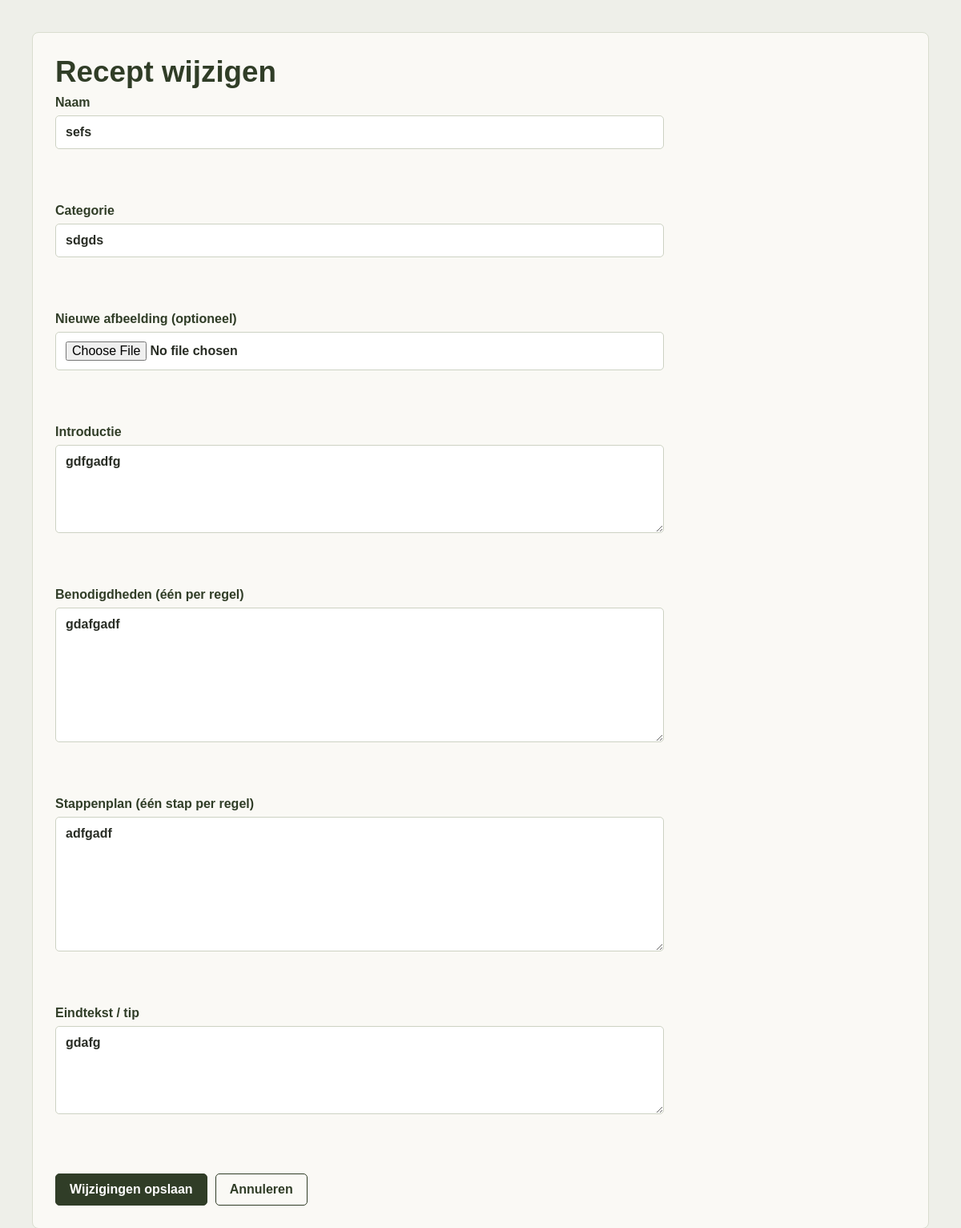
The app's page /dashboard/Update/index.php?id=3, older data.
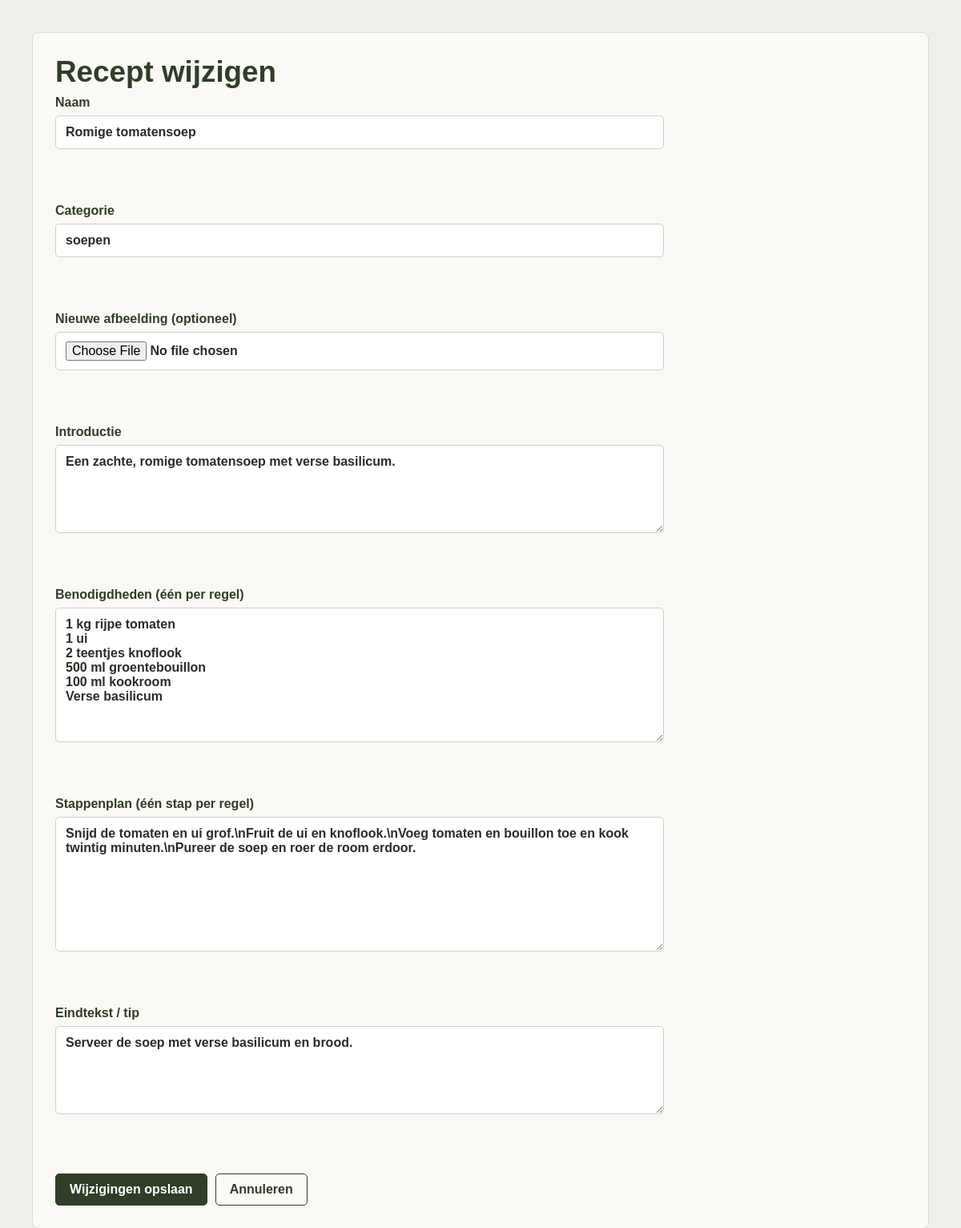
The same page, newer data.
### tables this page shows
CREATE TABLE "CRUD"
(
    ID           integer not null
        constraint Primary_Key
            primary key autoincrement,
    Name         TEXT    not null,
    Categorie    TEXT    not null,
    Benodigheden TEXT    not null,
    Voorstuk     TEXT    not null,
    StappenPlan  TEXT    not null,
    EindTekst    TEXT    not null
, Image TEXT NOT NULL DEFAULT '');

### dashboard/Update/index.php (the view, shortened to what this page needs)
<?php
require_once __DIR__ . '/../../database.php';
$id = filter_input(INPUT_GET, 'id', FILTER_VALIDATE_INT);
$query = $db->prepare('SELECT * FROM CRUD WHERE ID = :id');
$query->execute(['id' => $id]);
$recipe = $query->fetch();
?>
<!doctype html>
<html lang="nl">
<head><meta charset="UTF-8"><meta name="viewport" content="width=device-width, initial-scale=1.0"><title>Recept wijzigen</title><link rel="stylesheet" href="../dashboard.css"></head>
<body>
<main class="dashboard-shell"><div class="panel">
    <h1>Recept wijzigen</h1>
    <form class="recipe-form" method="post" action="Update.php" enctype="multipart/form-data">
        <label>Naam<br><input name="name" required value="<?= htmlspecialchars($recipe['Name']) ?>"></label><br><br>
        <label>Categorie<br><input name="category" required value="<?= htmlspecialchars($recipe['Categorie']) ?>"></label><br><br>
        <label>Nieuwe afbeelding (optioneel)<br><input name="image" type="file" accept="image/jpeg,image/png,image/gif,image/webp"></label><br><br>
        <label>Introductie<br><textarea name="intro" required rows="4" cols="60"><?= htmlspecialchars($recipe['Voorstuk']) ?></textarea></label><br><br>
        <label>Benodigdheden (één per regel)<br><textarea name="ingredients" required rows="8" cols="60"><?= htmlspecialchars($recipe['Benodigheden']) ?></textarea></label><br><br>
        <label>Stappenplan (één stap per regel)<br><textarea name="steps" required rows="8" cols="60"><?= htmlspecialchars($recipe['StappenPlan']) ?></textarea></label><br><br>
        <label>Eindtekst / tip<br><textarea name="ending" required rows="4" cols="60"><?= htmlspecialchars($recipe['EindTekst']) ?></textarea></label><br><br>
        <div class="form-actions"><button type="submit">Wijzigingen opslaan</button><a class="button button-secondary" href="../index.php">Annuleren</a></div>
    </form>
    </div></main>
    </body>
</html>

Row changes from the older to the newer data that the page shows:
changed crud: name "sefs" → "Romige tomatensoep"; category "sdgds" → "soepen"; intro "gdfgadfg" → "Een zachte, romige tomatensoep met verse basilicum."; ingredients "gdafgadf" → "1 kg rijpe tomaten 1 ui 2 teentjes knoflook 500 ml groentebouillon 100 ml kookroom Verse basilicum"; steps "adfgadf" → "Snijd de tomaten en ui grof.\\nFruit de ui en knoflook.\\nVoeg tomaten en bouillon toe en kook twintig minuten.\\nPureer de soep en roer de room erdoor."; ending "gdafg" → "Serveer de soep met verse basilicum en brood."
